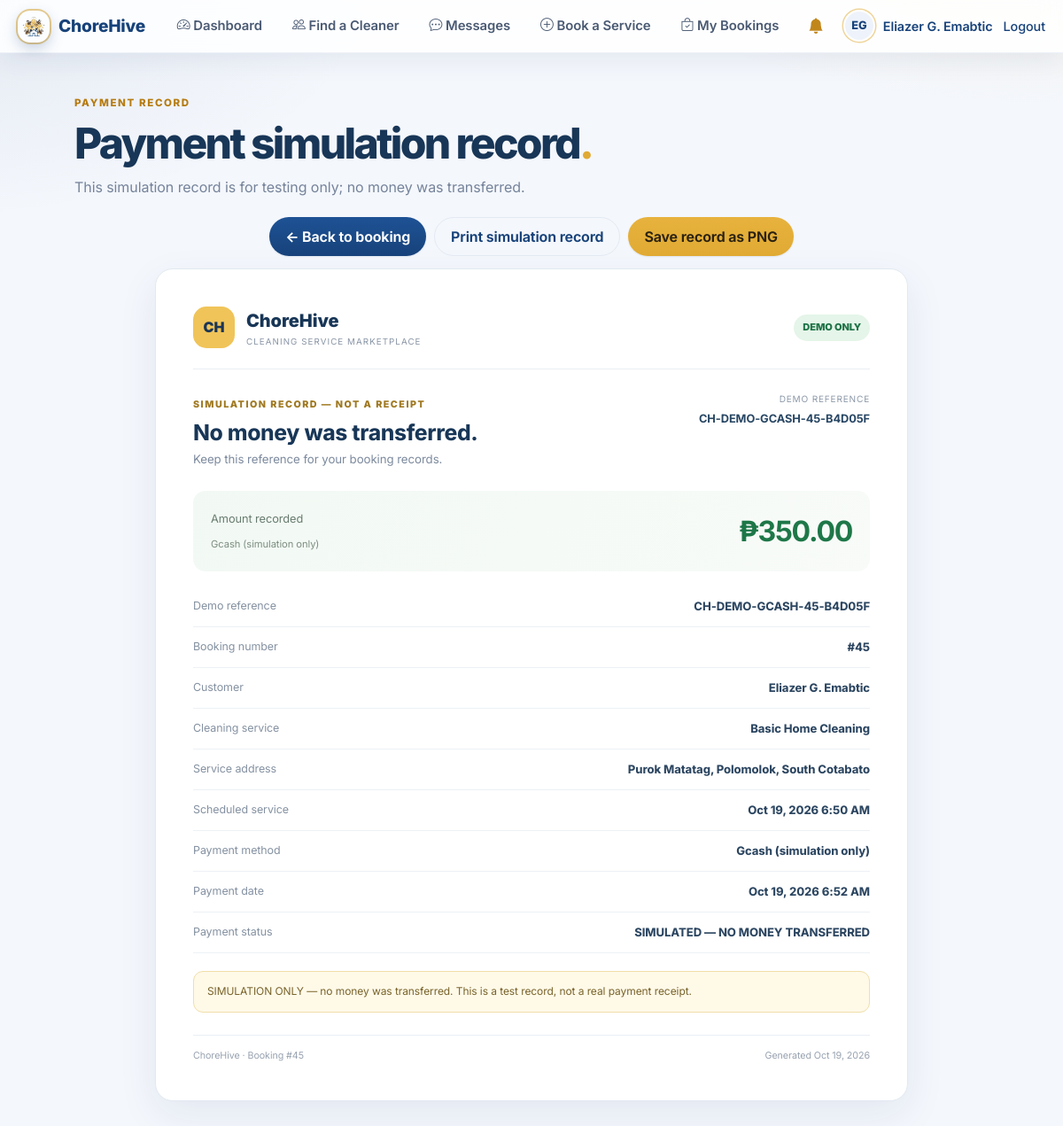
The app's page /client/receipt.php?id=45 (signed in) with its own data.
### tables this page shows
CREATE TABLE bookings (
  id INT AUTO_INCREMENT PRIMARY KEY,
  client_id INT NOT NULL,
  worker_id INT NULL,
  service_id INT NOT NULL,
  schedule DATETIME NOT NULL,
  address VARCHAR(255) NOT NULL,
  notes TEXT,
  status ENUM('pending','assigned','in_progress','awaiting_verification','completed','cancelled') DEFAULT 'pending',
  payment_status ENUM('unpaid','paid','demo_paid') NOT NULL DEFAULT 'unpaid',
  payment_method ENUM('cash','gcash','maya') NOT NULL DEFAULT 'cash',
  payment_reference VARCHAR(80) NULL,
  paid_at DATETIME NULL,
  paymongo_checkout_id VARCHAR(80) NULL,
  paymongo_payment_id VARCHAR(80) NULL,
  client_started_ack TINYINT(1) NOT NULL DEFAULT 0,
  cancel_reason VARCHAR(255) NULL,
  address_lat DECIMAL(10,7) NULL,
  address_lng DECIMAL(10,7) NULL,
  total_price DECIMAL(10,2) NOT NULL DEFAULT 0,
  created_at TIMESTAMP DEFAULT CURRENT_TIMESTAMP,
  FOREIGN KEY (client_id) REFERENCES users(id),
  FOREIGN KEY (worker_id) REFERENCES users(id),
  FOREIGN KEY (service_id) REFERENCES services(id)
);

CREATE TABLE users (
  id INT AUTO_INCREMENT PRIMARY KEY,
  name VARCHAR(100) NOT NULL,
  email VARCHAR(120) NOT NULL UNIQUE,
  password VARCHAR(255) NOT NULL,
  role ENUM('client','worker','admin') NOT NULL DEFAULT 'client',
  worker_approved TINYINT(1) NOT NULL DEFAULT 0,
  phone VARCHAR(30),
  address VARCHAR(255),
  city VARCHAR(100) NULL,
  bio TEXT,
  avatar VARCHAR(255) NULL,
  is_new TINYINT(1) DEFAULT 1,
  created_at TIMESTAMP DEFAULT CURRENT_TIMESTAMP
);

CREATE TABLE services (
  id INT AUTO_INCREMENT PRIMARY KEY,
  name VARCHAR(100) NOT NULL,
  description TEXT,
  base_price DECIMAL(10,2) NOT NULL,
  duration_hours INT DEFAULT 2
);

### config.php (called while the page is built, shortened)
<?php
function e($s) { return htmlspecialchars($s ?? '', ENT_QUOTES, 'UTF-8'); }

### client/receipt.php (the view, shortened to what this page needs)
<?php
require '../config.php';
$u = require_role('client');
$id = filter_input(INPUT_GET, 'id', FILTER_VALIDATE_INT) ?: 0;
$stmt = $conn->prepare("SELECT b.*, s.name service, c.name client_name FROM bookings b JOIN services s ON s.id=b.service_id JOIN users c ON c.id=b.client_id WHERE b.id=? AND b.client_id=?");
$stmt->bind_param('ii', $id, $u['id']);
$stmt->execute();
$b = $stmt->get_result()->fetch_assoc();
require '../layout.php';
$isDemo = $b['payment_status'] === 'demo_paid';
$methodLabel = $isDemo
    ? ucfirst($b['payment_method']) . ' (simulation only)'
    : (['cash' => 'Cash (customer-confirmed)', 'gcash' => 'GCash (PayMongo)', 'maya' => 'Maya (PayMongo)'][$b['payment_method']] ?? ucfirst($b['payment_method']));
$paymentDate = $b['paid_at'] ? date('M j, Y g:i A', strtotime($b['paid_at'])) : 'Not recorded';
$note = $isDemo
    ? 'SIMULATION ONLY — no money was transferred. This is a test record, not a real payment receipt.'
    : ($b['payment_method'] === 'cash'
    ? 'Cash payment was marked as confirmed by the customer after the job was completed.'
    : 'This receipt records a GCash or Maya payment processed through PayMongo. Keep the reference for your records.');
?>
<section class="page-intro receipt-page-intro">
  <span class="eyebrow">PAYMENT RECORD</span>
  <h1><?= $isDemo ? 'Payment simulation record' : 'Your receipt' ?><span class="heading-period">.</span></h1>
  <p><?= $isDemo ? 'This simulation record is for testing only; no money was transferred.' : 'Print this record or save a PNG copy for your booking records.' ?></p>
</section>
<div class="receipt-actions no-print">
  <a class="btn btn-sec" href="booking.php?id=<?= (int)$id ?>">← Back to booking</a>
  <button type="button" class="btn btn-outline" id="printReceipt"><?= $isDemo ? 'Print simulation record' : 'Print receipt' ?></button>
  <button type="button" class="btn" id="saveReceiptPng"><?= $isDemo ? 'Save record as PNG' : 'Save as PNG' ?></button>
</div>
<section class="receipt-paper" id="receiptPaper" aria-label="<?= $isDemo ? 'ChoreHive payment simulation record' : 'ChoreHive payment receipt' ?>">
  <div class="receipt-topline"><div class="receipt-brand-mark">CH</div><div><div class="receipt-brand">ChoreHive</div><div class="receipt-brand-subtitle">CLEANING SERVICE MARKETPLACE</div></div><span class="receipt-paid-pill"><?= $isDemo ? 'DEMO ONLY' : 'PAID' ?></span></div>
  <div class="receipt-heading"><div><span class="receipt-kicker"><?= $isDemo ? 'SIMULATION RECORD — NOT A RECEIPT' : 'PAYMENT RECEIPT' ?></span><h2><?= $isDemo ? 'No money was transferred.' : 'Thank you for your booking.' ?></h2><p>Keep this reference for your booking records.</p></div><div class="receipt-ref-block"><small><?= $isDemo ? 'DEMO REFERENCE' : 'RECEIPT REFERENCE' ?></small><b><?= e($b['payment_reference']) ?></b></div></div>
  <div class="receipt-amount-block"><span>Amount recorded</span><strong>₱<?= number_format((float)$b['total_price'], 2) ?></strong><small><?= e($methodLabel) ?></small></div>
  <div class="receipt-data">
    <div class="receipt-data-row"><span class="receipt-label"><?= $isDemo ? 'Demo reference' : 'Receipt reference' ?></span><b class="receipt-value"><?= e($b['payment_reference']) ?></b></div>
    <div class="receipt-data-row"><span class="receipt-label">Booking number</span><b class="receipt-value">#<?= (int)$b['id'] ?></b></div>
    <div class="receipt-data-row"><span class="receipt-label">Customer</span><b class="receipt-value"><?= e($b['client_name']) ?></b></div>
    <div class="receipt-data-row"><span class="receipt-label">Cleaning service</span><b class="receipt-value"><?= e($b['service']) ?></b></div>
    <div class="receipt-data-row"><span class="receipt-label">Service address</span><b class="receipt-value"><?= e($b['address']) ?></b></div>
    <div class="receipt-data-row"><span class="receipt-label">Scheduled service</span><b class="receipt-value"><?= date('M j, Y g:i A', strtotime($b['schedule'])) ?></b></div>
    <div class="receipt-data-row"><span class="receipt-label">Payment method</span><b class="receipt-value"><?= e($methodLabel) ?></b></div>
    <div class="receipt-data-row"><span class="receipt-label">Payment date</span><b class="receipt-value"><?= e($paymentDate) ?></b></div>
    <div class="receipt-data-row"><span class="receipt-label">Payment status</span><b class="receipt-value"><?= $isDemo ? 'SIMULATED — NO MONEY TRANSFERRED' : 'Paid' ?></b></div>
  </div>
  <p class="receipt-legal-note"><?= e($note) ?></p>
  <div class="receipt-foot"><span>ChoreHive · Booking #<?= (int)$b['id'] ?></span><span>Generated <?= date('M j, Y') ?></span></div>
</section>
<?php require '../footer.php'; ?>

### layout.php (style rules this page uses)
:root { --navy:#17427a; --navy-dark:#0f2d55; --honey:#e0aa33; --honey-dark:#c1861a; --dark:#17427a; --bg:#f4f7fc; --card:#fff; --ink:#1f2c44; --muted:#6b7a90; --line:#e3e9f2; --line-2:#edf1f8; --ok:#2e7d32; --warn:#b7791f; --err:#c62828; --info:#1565c0; --ok-bg:#e8f5e9; --warn-bg:#fdf3e3; --err-bg:#fdecea; --info-bg:#e8f0fd; --radius:16px; --radius-sm:10px; --radius-pill:999px; --shadow-sm:0 1px 2px rgba(23,66,122,.06), 0 1px 3px rgba(23,66,122,.04); --shadow:0 1px 2px rgba(23,66,122,.05), 0 6px 20px rgba(23,66,122,.07); --shadow-lg:0 12px 38px rgba(23,66,122,.15); --ring:0 0 0 3px rgba(224,170,51,.35); --ease:cubic-bezier(.4,0,.2,1); --fast:.15s; --med:.25s; --slow:.45s; }
* ,*::before,*::after { box-sizing:border-box; }
body,h1,h2,h3,h4,h5,p,ul,ol,figure { margin:0; }
html { -webkit-text-size-adjust:100%; scroll-behavior:smooth; }
body { font-family:'Segoe UI',system-ui,-apple-system,sans-serif; background:var(--bg); color:var(--ink); min-height:100vh; line-height:1.55; letter-spacing:-.005em; -webkit-font-smoothing:antialiased; }
h1 { font-size:1.6rem; margin-bottom:14px; letter-spacing:-.022em; line-height:1.25; }
h2 { font-size:1.05rem; color:var(--navy); margin-bottom:12px; letter-spacing:-.01em; }
button,.btn { background:linear-gradient(180deg,#e7b23d,var(--honey)); color:#2a2110; border:0; padding:10px 18px; border-radius:var(--radius-sm); cursor:pointer; text-decoration:none; display:inline-block; font:inherit; font-weight:600; box-shadow:0 1px 2px rgba(23,66,122,.1); transition:transform var(--fast) var(--ease), box-shadow var(--med) var(--ease), background var(--fast) var(--ease); }
.btn-sec { background:linear-gradient(180deg,#1e5295,var(--navy)); color:#fff; }
.btn-outline { background:transparent; color:var(--navy); box-shadow:none; border:1.5px solid var(--line); }
body { font-family:'Inter','Segoe UI',system-ui,-apple-system,sans-serif; }
body:not(.adminpage) { background:radial-gradient(1000px 420px at 100% -10%, rgba(224,170,51,.14), transparent 60%), radial-gradient(900px 420px at -10% 0%, rgba(23,66,122,.08), transparent 60%), var(--bg); background-attachment:fixed; }
h1 { font-weight:800; letter-spacing:-.025em; }
.btn, button { border-radius:var(--radius-pill); }

### records on screen
bookings: payment_reference "CH-DEMO-GCASH-45-B4D05F", total_price "350.00", methodLabel "Gcash (simulation only)", id "45", client.name "Eliazer G. Emabtic", service.name "Basic Home Cleaning", address "Purok Matatag, Polomolok, South Cotabato", schedule "Oct 19, 2026 6:50 AM", paid_at "Oct 19, 2026 6:52 AM", payment_status "SIMULATION ONLY — no money was transferred. This is a test record, not a real payment receipt."

### other values on screen
initials($u['name']) "EG"
$u['name'] "Eliazer G. Emabtic"
